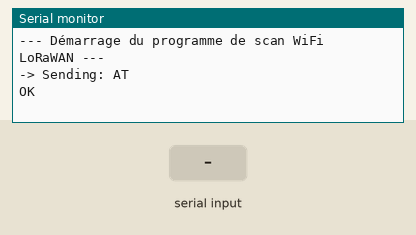
Bench run of a sketch on a simulated ESP32. Parts: the last lines printed to the serial monitor. The inputs (shaded band) are chosen by the test bench. A WiFi scan finds three made-up networks; the modem accepts every AT command (registered, SIM ready, sends succeed) and sends nothing else.

Above: at 0.8 s.
0.9 s: "Joined" received over the second serial link
At 1.0 s:
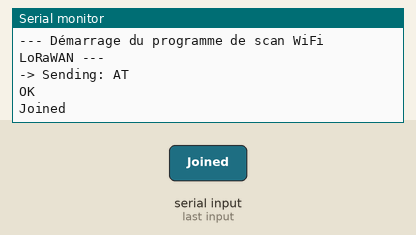
2.5 s: "joined" received over the second serial link
At 2.9 s:
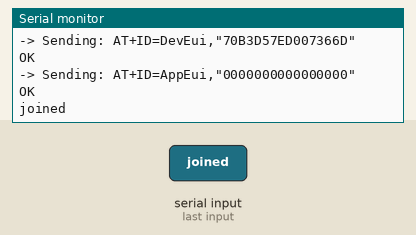
4.5 s: "90,45\n" received over the second serial link
At 4.9 s:
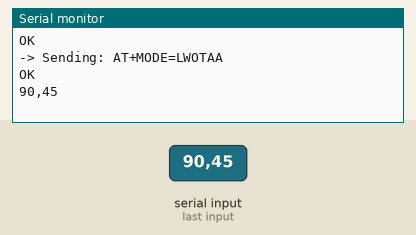
6.5 s: "0\n" received over the second serial link
At 6.9 s:
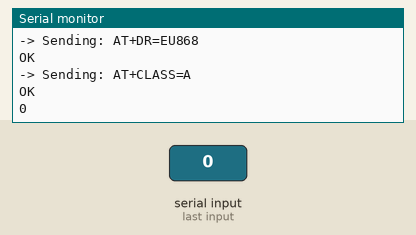
8.5 s: "Joined" received over the second serial link
At 10.0 s:
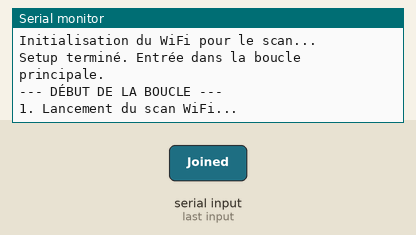

The sketch:

WIFI-CAPTURED-TO-LORAWAN.ino
```cpp
#include <WiFi.h>
#include <HardwareSerial.h>

// --- Configuration TTN ---
const char* devEui = "70B3D57ED007366D";
const char* appEui = "0000000000000000";
const char* appKey = "DD6383350277F8AEA65FCF59D122B17F";

// --- Configuration LoRa-E5 ---
#define LORA_TX 17
#define LORA_RX 16
HardwareSerial LoRaSerial(2);

// --- Intervalle d'envoi ---
const unsigned long LORAWAN_TX_INTERVAL = 15000; // 15 secondes

// --- Statut de la connexion ---
bool isJoined = false;

// --- Envoi commande AT + lecture réponse ---
void sendAndRead(const String& command, unsigned long timeout) {
    Serial.println("-> Sending: " + command);
    LoRaSerial.println(command);

    unsigned long startTime = millis();
    while (millis() - startTime < timeout) {
        if (LoRaSerial.available()) {
            Serial.write(LoRaSerial.read());
        }
    }
    Serial.println();
}

// --- Conversion "AA:BB:CC:DD:EE:FF" -> 6 octets ---
void macStringToBytes(const String& macStr, uint8_t* byte_array) {
    sscanf(macStr.c_str(), "%hhx:%hhx:%hhx:%hhx:%hhx:%hhx",
           &byte_array[0], &byte_array[1], &byte_array[2],
           &byte_array[3], &byte_array[4], &byte_array[5]);
}

// --- Test si MAC est globalement administrée (U/L = 0) ---
// bit 1 du premier octet = 0 → universelle ; 1 → locale/random
bool isGloballyAdministered(const uint8_t* bssid) {
    return (bssid[0] & 0x02) == 0;
}

void setup() {
    Serial.begin(115200);
    LoRaSerial.begin(9600, SERIAL_8N1, LORA_RX, LORA_TX);

    Serial.println("--- Démarrage du programme de scan WiFi LoRaWAN ---");

    // --- Config LoRaWAN ---
    sendAndRead("AT", 1000);
    sendAndRead("AT+ID=DevEui,\"" + String(devEui) + "\"", 1000);
    sendAndRead("AT+ID=AppEui,\"" + String(appEui) + "\"", 1000);
    sendAndRead("AT+KEY=APPKEY,\"" + String(appKey) + "\"", 1000);
    sendAndRead("AT+MODE=LWOTAA", 1000);
    sendAndRead("AT+DR=EU868", 1000);
    sendAndRead("AT+CLASS=A", 1000);

    // --- Join réseau ---
    Serial.println("Tentative de connexion au réseau...");
    while (!isJoined) {
        LoRaSerial.println("AT+JOIN");
        unsigned long joinStartTime = millis();
        String response = "";
        while (millis() - joinStartTime < 20000) { // Timeout 20s
            if (LoRaSerial.available()) {
                char c = LoRaSerial.read();
                Serial.write(c);
                response += c;
                if (response.indexOf("Joined") > -1 || response.indexOf("joined") > -1) {
                    isJoined = true;
                    break;
                }
            }
        }

        if (isJoined) {
            Serial.println("\nConnexion au réseau réussie !");
        } else {
            Serial.println("\nÉchec de la connexion, nouvelle tentative dans 10s...");
            delay(10000);
        }
    }

    // --- Init WiFi (scan uniquement) ---
    Serial.println("Initialisation du WiFi pour le scan...");
    WiFi.mode(WIFI_STA);
    WiFi.disconnect();
    delay(100);
    Serial.println("Setup terminé. Entrée dans la boucle principale.");
}

void loop() {
    Serial.println("\n--- DÉBUT DE LA BOUCLE ---");

    Serial.println("1. Lancement du scan WiFi...");
    int n = WiFi.scanNetworks();
    Serial.print("2. Scan terminé. ");
    Serial.print(n);
    Serial.println(" réseaux trouvés.");

    // Affichage complet + info global/local
    int globalCount = 0;
    for (int i = 0; i < n; i++) {
        uint8_t* bssid = WiFi.BSSID(i);
        bool globalMac = isGloballyAdministered(bssid);

        if (globalMac) globalCount++;

        Serial.print("Réseau #");
        Serial.print(i);
        Serial.print("  SSID: ");
        Serial.print(WiFi.SSID(i));
        Serial.print("  BSSID: ");
        Serial.print(WiFi.BSSIDstr(i));
        Serial.print("  RSSI: ");
        Serial.print(WiFi.RSSI(i));
        Serial.print(" dBm  Canal: ");
        Serial.print(WiFi.channel(i));
        Serial.print("  Sécurité: ");
        wifi_auth_mode_t auth = WiFi.encryptionType(i);
        Serial.print(auth == WIFI_AUTH_OPEN ? "OPEN" : "SECURE");
        Serial.print("  MAC globale: ");
        Serial.println(globalMac ? "OUI" : "NON");
    }

    if (globalCount < 3) {
        Serial.print("Moins de 3 réseaux à MAC globale. Trouvés: ");
        Serial.println(globalCount);
        Serial.println("Attente...");
        delay(LORAWAN_TX_INTERVAL);
        return;
    }

    Serial.println("3. Recherche des 3 meilleurs signaux (MAC globales uniquement)...");
    int best_rssi[3]    = {-128, -128, -128};
    int best_indices[3] = {-1, -1, -1};

    for (int i = 0; i < n; ++i) {
        uint8_t* bssid = WiFi.BSSID(i);
        if (!isGloballyAdministered(bssid)) {
            // MAC locale/random → on ignore pour la localisation
            continue;
        }

        int rssi = WiFi.RSSI(i);

        if (rssi > best_rssi[0]) {
            // Décale 0 -> 1, 1 -> 2
            best_rssi[2] = best_rssi[1];
            best_indices[2] = best_indices[1];

            best_rssi[1] = best_rssi[0];
            best_indices[1] = best_indices[0];

            best_rssi[0] = rssi;
            best_indices[0] = i;
        }
        else if (rssi > best_rssi[1]) {
            // Décale 1 -> 2
            best_rssi[2] = best_rssi[1];
            best_indices[2] = best_indices[1];

            best_rssi[1] = rssi;
            best_indices[1] = i;
        }
        else if (rssi > best_rssi[2]) {
            best_rssi[2] = rssi;
            best_indices[2] = i;
        }
    }

    // Sécurité : vérifier qu'on a bien 3 indices valides
    if (best_indices[0] < 0 || best_indices[1] < 0 || best_indices[2] < 0) {
        Serial.println("Erreur: impossible de sélectionner 3 AP à MAC globale valides.");
        delay(LORAWAN_TX_INTERVAL);
        return;
    }

    Serial.printf("4. AP1: %s, RSSI: %d\n", WiFi.BSSIDstr(best_indices[0]).c_str(), best_rssi[0]);
    Serial.printf("   AP2: %s, RSSI: %d\n", WiFi.BSSIDstr(best_indices[1]).c_str(), best_rssi[1]);
    Serial.printf("   AP3: %s, RSSI: %d\n", WiFi.BSSIDstr(best_indices[2]).c_str(), best_rssi[2]);

    Serial.println("5. Construction du payload (3 MAC + 3 RSSI)...");
    uint8_t payload[21];

    // AP1 : MAC (0..5) + RSSI (6)
    macStringToBytes(WiFi.BSSIDstr(best_indices[0]), &payload[0]);
    payload[6] = (int8_t)best_rssi[0];

    // AP2 : MAC (7..12) + RSSI (13)
    macStringToBytes(WiFi.BSSIDstr(best_indices[1]), &payload[7]);
    payload[13] = (int8_t)best_rssi[1];

    // AP3 : MAC (14..19) + RSSI (20)
    macStringToBytes(WiFi.BSSIDstr(best_indices[2]), &payload[14]);
    payload[20] = (int8_t)best_rssi[2];

    // Conversion en hex pour AT+MSGHEX
    String hexPayload = "";
    for (int i = 0; i < 21; i++) {
        char hex[3];
        sprintf(hex, "%02X", payload[i]);
        hexPayload += hex;
    }

    Serial.println("6. Envoi des données LoRaWAN : AT+MSGHEX=" + hexPayload);
    sendAndRead("AT+MSGHEX=" + hexPayload, 10000);

    Serial.println("7. Données envoyées. Attente de 15 secondes.");
    delay(LORAWAN_TX_INTERVAL);
}
```

Measured:
- after the input at 0.9 s, the serial monitor: prints a new line at once (image 1)
- after the input at 2.5 s, the serial monitor: prints a new line at once (image 2)
- after the input at 4.5 s, the serial monitor: prints a new line at once (image 3)
- after the input at 6.5 s, the serial monitor: prints a new line at once (image 4)
- after the input at 8.5 s, the serial monitor: prints a new line at once (image 5)
